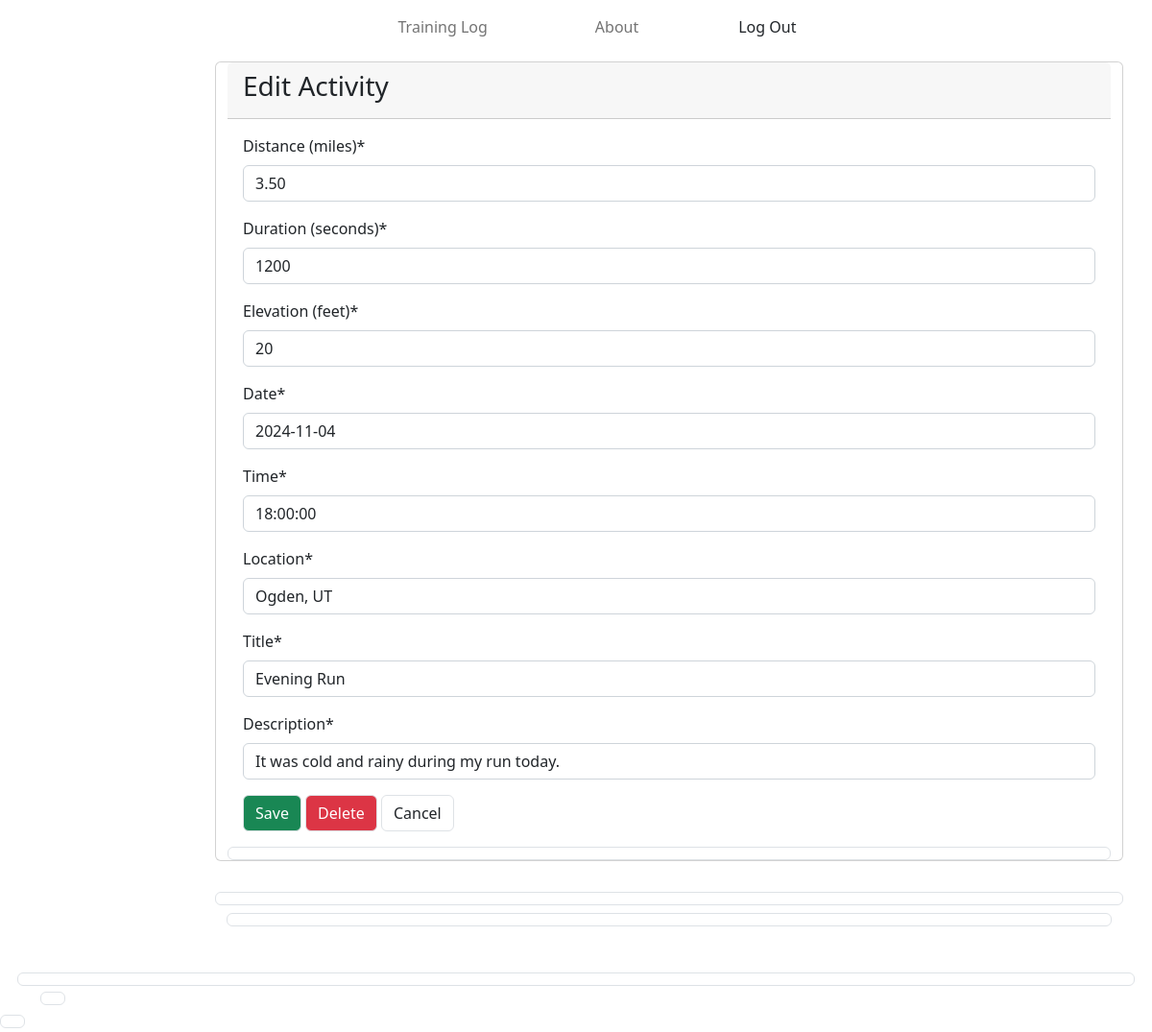
The page /Edit-Activity/2/ (signed in) on the database its author committed.
### activities/models.py (models this page shows)
class Activity(models.Model):
    aid = models.AutoField(primary_key=True)
    athlete = models.ForeignKey(User, on_delete=models.CASCADE)
    distance = models.DecimalField(blank=False, null=False, max_digits=7, decimal_places=2, verbose_name="Distance (miles)") # in miles
    duration = models.PositiveIntegerField(blank=False, null=False, verbose_name="Duration (seconds)") # duration of activity in seconds
    elevation = models.PositiveIntegerField(verbose_name="Elevation (feet)") # elevation gain in feet
    date = models.DateField(blank=False, null=False, verbose_name="Date")
    time = models.TimeField(blank=False, null=False, verbose_name="Time")
    location = models.CharField(max_length=128, default="Corvallis, OR", verbose_name="Location")
    title = models.CharField(blank=False, null=False, max_length=128, verbose_name="Title")
    description = models.CharField(max_length=1080, verbose_name="Description")

### activities/views.py (the view)
# urls.py: re_path(r'Edit-Activity/(?P<aid>\d+)/$', activity_views.edit_activity_view, name='edit_activity'),
@login_required
def edit_activity_view(request, aid):
    edit_activity = Activity.objects.get(aid=aid)
    if request.method == "POST":
        form = new_activity_form(request.POST, instance=edit_activity)
        if form.is_valid():
            edit_activity.save()
            messages.success(request, "Your activity has been changed!")
            return redirect('training_log')
    else:
        form = new_activity_form(instance=edit_activity)
        return render(request, 'edit_activity.html', {'form': form})

### activities/forms.py
class new_activity_form(forms.ModelForm):
    class Meta:
        model = Activity
        fields = ["distance", "duration", "elevation", "date", "time", "location", "title", "description"]

### activities/templates/edit_activity.html (shortened to what this page needs)
{% extends "base.html" %}
{% load static %}
{% load crispy_forms_tags %}
{% block centernav %}
    <div class="row g-4 pt-2 vstack gap-2">
        <div class="card">
            <div class="card-header">
                <h3>Edit Activity</h3>
            </div>
                <div class="card-body">
                    <form action="" method="POST">
                        {{ form|crispy }}
                        <button type="submit" id="create" class="btn border btn-success">Save</button>
                        <button type="submit" id="delete" class="btn border btn-danger">Delete</button>
                        <a class="btn border" href="{% url 'training_log' %}">Cancel</button>
                    </form>
                </div>
            </div>
    </div>
{% endblock %}

### rows shown on the page
Activity: distance "3.50", duration "1200", elevation "20", date "2024-11-04", time "18:00:00", location "Ogden, UT", title "Evening Run", description "It was cold and rainy during my run today."
